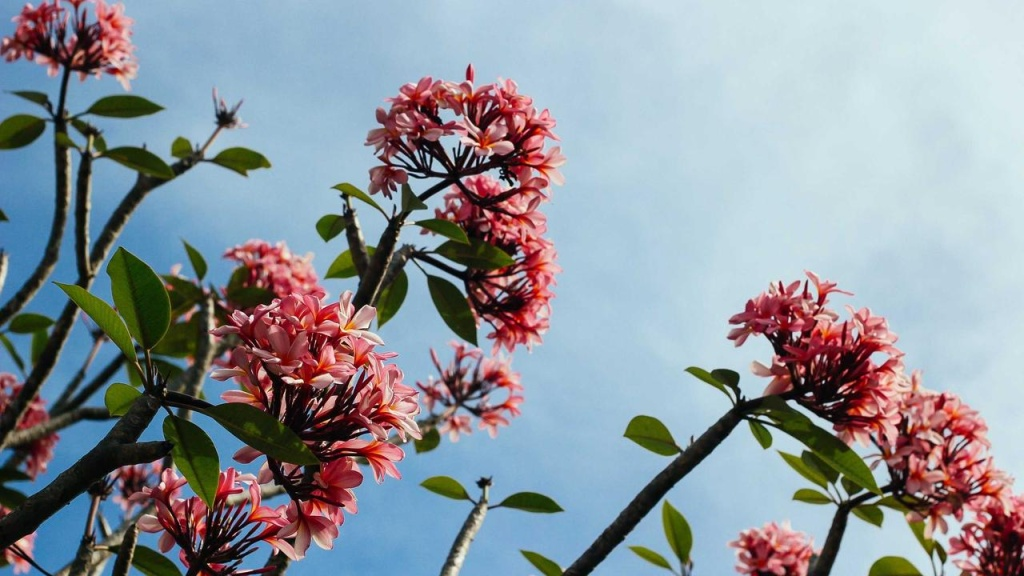
#> input picture samples/normal.jpg, 1024 x 576 px; its folder holds only this picture in this run
$ python calibrate.py   (older library calls are emulated)
#> lines starting #> are read from the running program, lines starting #| are printed output that depends on the picture
### utils.py
"""
utils.py —— 公共工具：图像加载与统一缩放

缩放策略（重要）：
  * 只缩不放：长边 <= target 的图原样返回，放大不会增加真实细节，只会引入插值伪影
  * 保留宽高比：绝不强制拉伸成固定尺寸（会引入各向异性插值伪影，污染拉普拉斯/直方图）
  * 缩小时统一用 INTER_AREA（抗混叠，比 INTER_LINEAR 更稳定）
"""

from __future__ import annotations

import pathlib

import cv2
import numpy as np

TARGET_LONG_SIDE = 1024


def imread_unicode(path) -> np.ndarray:
    """读取图片，兼容 Windows 中文路径（cv2.imread 对中文路径会失败）。"""
    data = np.fromfile(str(path), dtype=np.uint8)
    img = cv2.imdecode(data, cv2.IMREAD_COLOR)
    if img is None:
        raise ValueError(f"图像加载失败（路径或格式有问题）: {path}")
    return img


# [7 lines left out: function imread_bytes, not called in this run]


def load_image(src) -> np.ndarray:
    """统一入口：支持 路径 / bytes / 已解码的 ndarray，返回 BGR ndarray。"""
    if isinstance(src, np.ndarray):
        return src
    if isinstance(src, (bytes, bytearray)):
        return imread_bytes(bytes(src))
    if isinstance(src, pathlib.Path):
        return imread_unicode(src)
    if isinstance(src, str):
        return imread_unicode(src)
    raise TypeError(f"不支持的图像输入类型: {type(src)}")


def resize_long_side(
    image: np.ndarray, target_long_side: int = TARGET_LONG_SIDE
) -> tuple[np.ndarray, bool]:
    """长边等比缩放到 target_long_side（只缩不放）。返回 (图像, 是否缩放)。"""
    h, w = image.shape[:2]
    long_side = max(h, w)
    if long_side <= target_long_side:
        return image, False

    scale = target_long_side / long_side
    new_w = int(round(w * scale))
    new_h = int(round(h * scale))
    resized = cv2.resize(image, (new_w, new_h), interpolation=cv2.INTER_AREA)
    return resized, True


def load_and_resize(src, target_long_side: int = TARGET_LONG_SIDE):
    """加载 + 统一缩放。返回 (BGR 图像, 原始尺寸(w,h), 缩放后尺寸(w,h), 是否缩放)。"""
    img = load_image(src)
    oh, ow = img.shape[:2]
    out, resized = resize_long_side(img, target_long_side)
    th, tw = out.shape[:2]
    return out, (ow, oh), (tw, th), resized

### modules/blur.py
"""
模糊度分析模块 —— 拉普拉斯方差法

原理：
  清晰图像的边缘锐利，灰度变化剧烈；模糊图像边缘弥散、灰度变化平缓。
  拉普拉斯算子能放大这种灰度突变，方差衡量突变的整体强度。
  因此：方差越大越清晰，越小越模糊。

注意：
  * 用 cv2.CV_64F 保存拉普拉斯结果，防止 8 位溢出/截断导致方差失真
  * 方差与分辨率强相关，所以必须由 pipeline 统一缩放到同一长边后再计算
"""

from __future__ import annotations

import cv2
import numpy as np

from schema import make_result


def analyze(image: np.ndarray, config: dict) -> dict:
    threshold = float(config.get("blur_threshold", 100.0))

    gray = cv2.cvtColor(image, cv2.COLOR_BGR2GRAY)
    # 轻微降噪，避免高 ISO 噪点被当成"边缘"抬高分数
    gray = cv2.GaussianBlur(gray, (3, 3), 0)

    lap = cv2.Laplacian(gray, cv2.CV_64F)
    var = float(lap.var())

    passed = var >= threshold
    label = "清晰" if passed else "疑似模糊"
    fail_reason = [] if passed else [f"拉普拉斯方差 {var:.1f} 低于阈值 {threshold:.1f}"]

    return make_result(
        "blur",
        score=var,
        label=label,
        passed=passed,
        details={
            "laplacian_var": var,
            "threshold": threshold,
            "fail_reason": fail_reason,
        },
    )

### schema.py
"""
schema.py —— 全组共用的接口契约（禁止修改）

所有分析模块都必须用 make_result() 构造返回值，且只能包含以下五个键：
    module / score / label / passed / details
"""

from __future__ import annotations


def make_result(
    module: str,
    score: float,
    label: str,
    passed: bool,
    details: dict | None = None,
) -> dict:
    """构造统一的模块返回值。"""
    assert isinstance(module, str) and module, "module 必须是非空字符串"
    assert isinstance(score, (int, float)), "score 必须是数字"
    assert isinstance(label, str) and label, "label 必须是非空字符串"
    assert isinstance(passed, bool), "passed 必须是 bool"
    assert details is None or isinstance(details, dict), "details 必须是 dict 或 None"

    return {
        "module": module,
        "score": float(score),
        "label": label,
        "passed": passed,
        "details": details or {},
    }


RESULT_KEYS = {"module", "score", "label", "passed", "details"}

### tools/calibrate.py
"""
tools/calibrate.py —— 阈值校准小工具

把一批照片跑一遍，打印每个模块的原始指标，方便你据此定 config.py 里的阈值
（不要直接套网上的经验值，用自己样本的分布来定）。

用法：
    python tools/calibrate.py            # 跑 samples/ 目录
    python tools/calibrate.py data/imgs  # 跑指定目录
"""

from __future__ import annotations

import pathlib
import sys

ROOT = pathlib.Path(__file__).resolve().parent.parent
sys.path.insert(0, str(ROOT))

import cv2  # noqa: E402

from config import DEFAULT_CONFIG  # noqa: E402
from modules import blur, color, exposure, subject  # noqa: E402
from utils import load_and_resize  # noqa: E402

EXTS = {".jpg", ".jpeg", ".png", ".bmp", ".webp"}


def main():
    target = pathlib.Path(sys.argv[1]) if len(sys.argv) > 1 else ROOT / "samples"
    files = sorted(p for p in target.rglob("*") if p.suffix.lower() in EXTS)
    if not files:
        print(f"{target} 里没有图片")
        return 1

    print(f"{'文件':<18}{'blur_var':>10}{'over':>8}{'under':>8}{'mean':>7}"
          f"{'sat':>7}{'contrast':>9}{'rich':>7}{'主体数':>7}{'主体占比':>9}")
    print("-" * 92)

    rows = []
    for f in files:
        try:
            img, _, _, _ = load_and_resize(str(f), DEFAULT_CONFIG["target_long_side"])
#> in imread_unicode, img is the input picture: shape (576, 1024, 3); mean B, G, R 156.8, 148.1, 141.1
#> in load_and_resize, `out, resized = resize_long_side(img, target_long_side)`: resized = False
        except Exception as e:
            print(f"{f.name:<18} 加载失败: {e}")
            continue

        b = blur.analyze(img, DEFAULT_CONFIG)
#> in analyze, `gray = cv2.cvtColor(image, cv2.COLOR_BGR2GRAY)`:
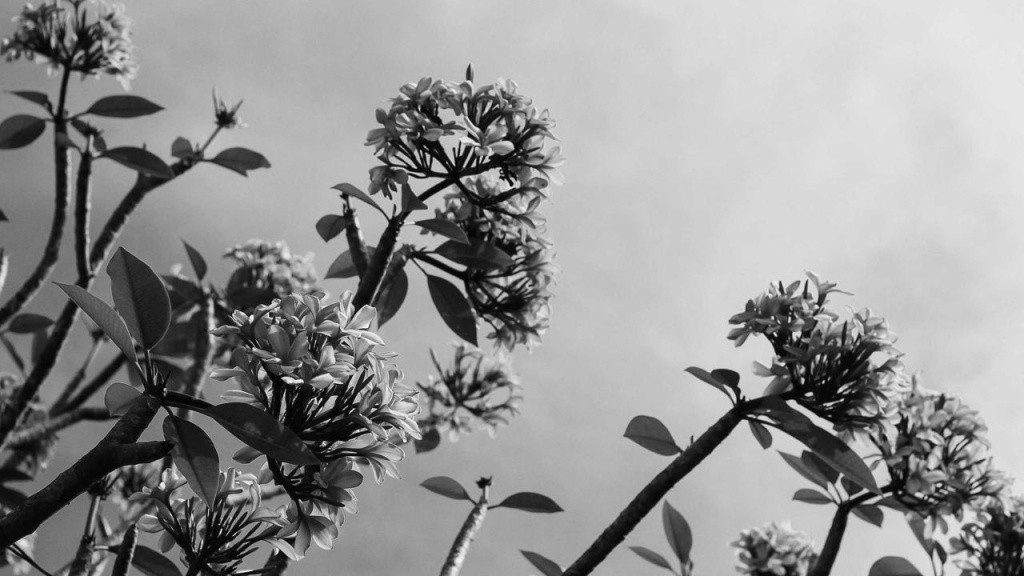
#> gray: shape (576, 1024); min 0, max 252, mean 147
#> in analyze, `lap = cv2.Laplacian(gray, cv2.CV_64F)`:
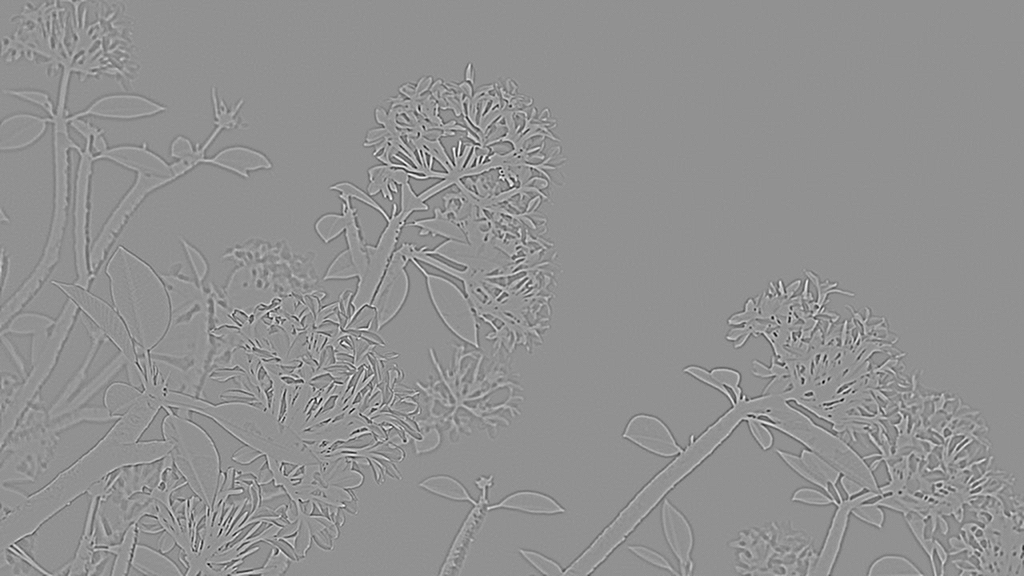
#> lap: shape (576, 1024) float64; min -132, max 99, mean 0; drawn with min black and max white
#> in analyze, `var = float(lap.var())`: var = 124.1
#> in analyze, `passed = var >= threshold`: passed = True
#> in analyze, `label = "清晰" if passed else "疑似模糊"`: label = '清晰'
#> in analyze, `fail_reason = [] if passed else [f"拉普拉斯方差 {var:.1f} 低于阈值 {threshold:.1..`: fail_reason = []
#> b = 5 items
        e_ = exposure.analyze(img, DEFAULT_CONFIG)
        c = color.analyze(img, DEFAULT_CONFIG)
        s = subject.analyze(img, DEFAULT_CONFIG)

        d_b, d_e, d_c, d_s = b["details"], e_["details"], c["details"], s["details"]
        rows.append((f.name, d_b["laplacian_var"], d_e["over_ratio"], d_e["under_ratio"],
                     d_e["mean_brightness"], d_c["sat_mean"], d_c["contrast"],
                     d_c["richness"], d_s["num_objects"], d_s["max_area_ratio"]))

        print(f"{f.name:<18}{d_b['laplacian_var']:>10.1f}{d_e['over_ratio']:>8.1%}"
              f"{d_e['under_ratio']:>8.1%}{d_e['mean_brightness']:>7.0f}"
              f"{d_c['sat_mean']:>7.1f}{d_c['contrast']:>9.1f}{d_c['richness']:>7.2f}"
              f"{d_s['num_objects']:>7d}{d_s['max_area_ratio']:>9.1%}")

    if rows:
        import statistics

        def rng(i):
            vals = [r[i] for r in rows]
            return f"{min(vals):.2f} ~ {max(vals):.2f}（中位 {statistics.median(vals):.2f}）"

        print("\n各指标分布（用于定阈值）：")
        print("  模糊度 laplacian_var :", rng(1))
        print("  过曝比例             :", rng(2))
        print("  欠曝比例             :", rng(3))
        print("  平均亮度             :", rng(4))
        print("  饱和度               :", rng(5))
        print("  对比度               :", rng(6))
        print("  色彩丰富度           :", rng(7))
        print("  主体占比             :", rng(9))
    return 0


if __name__ == "__main__":
    sys.exit(main())
#> (the call stopped at in main, `e_ = exposure.analyze(img, DEFAULT_CONFIG)`: modules is not available in this run)

$ run again, on samples/subject_dog.jpg
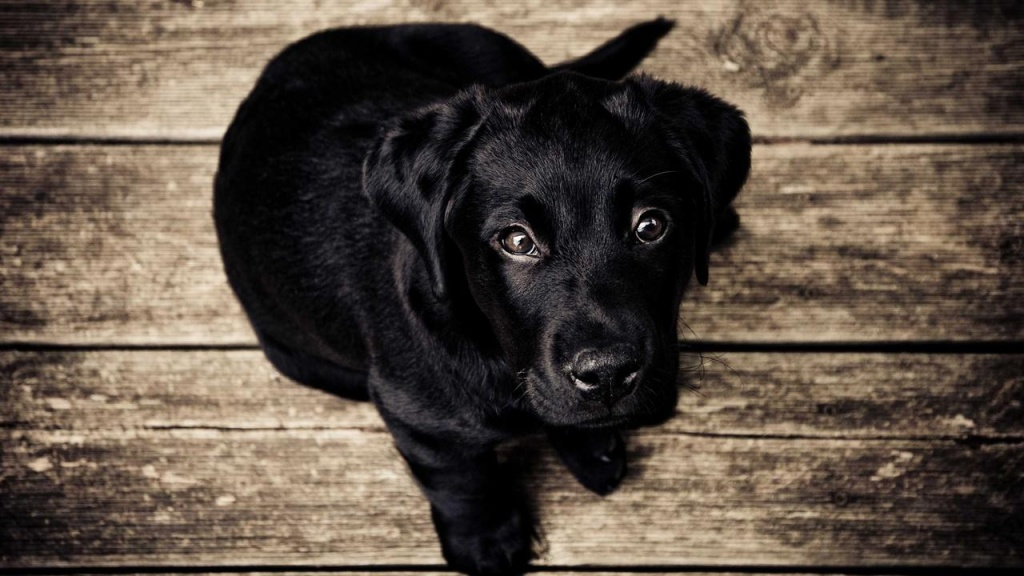
#> input picture samples/subject_dog.jpg, 1024 x 576 px
#> in imread_unicode, img is the input picture: shape (576, 1024, 3); mean B, G, R 66.4, 77.6, 90
#> resized = False
#> in analyze, `gray = cv2.cvtColor(image, cv2.COLOR_BGR2GRAY)`:
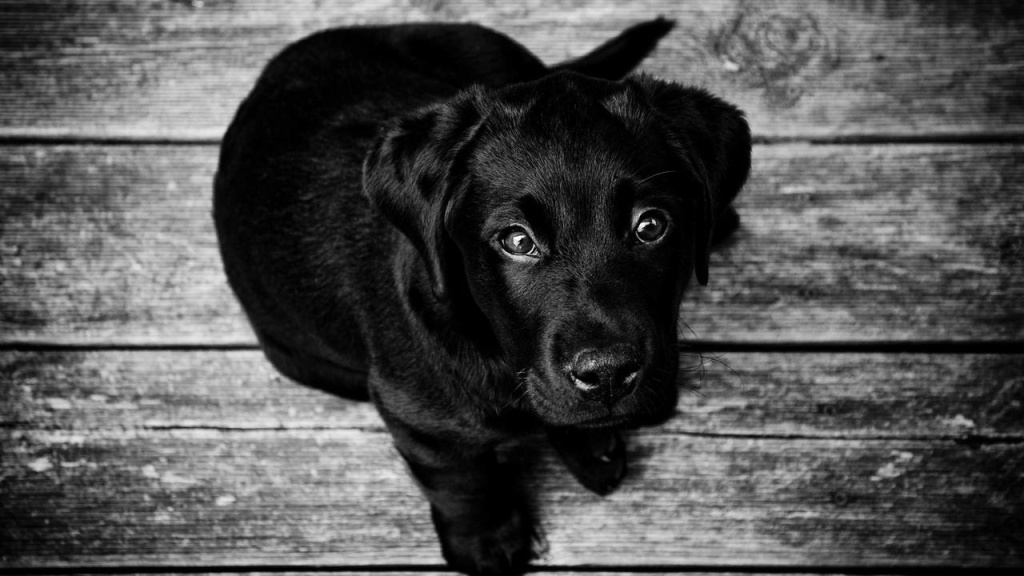
#> gray: shape (576, 1024); min 0, max 253, mean 80
#> in analyze, `lap = cv2.Laplacian(gray, cv2.CV_64F)`:
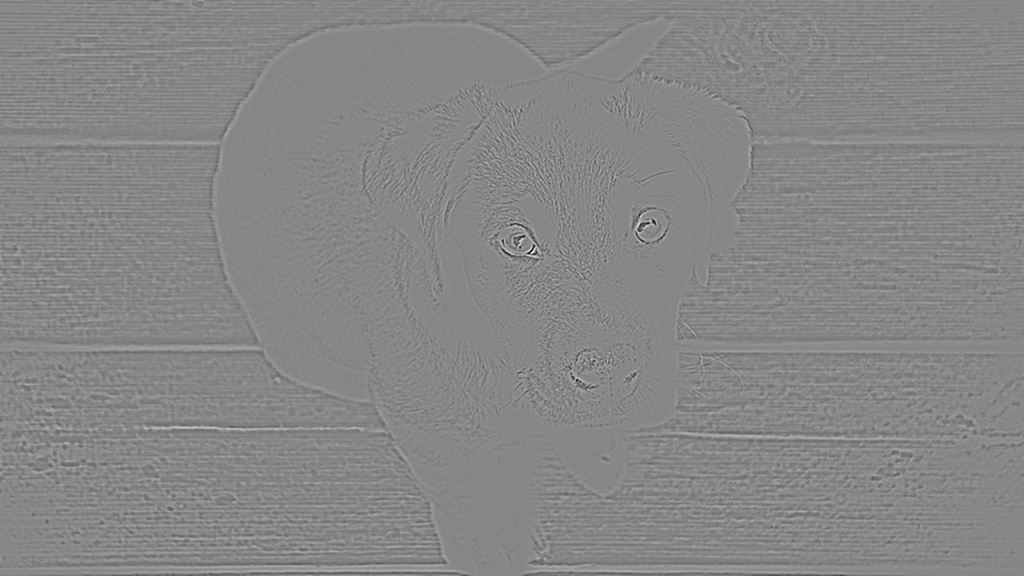
#> lap: shape (576, 1024) float64; min -120, max 107, mean 0; drawn with min black and max white
#> var = 51.06
#> passed = True
#> label = '清晰'
#> fail_reason = []
#> b = 5 items
